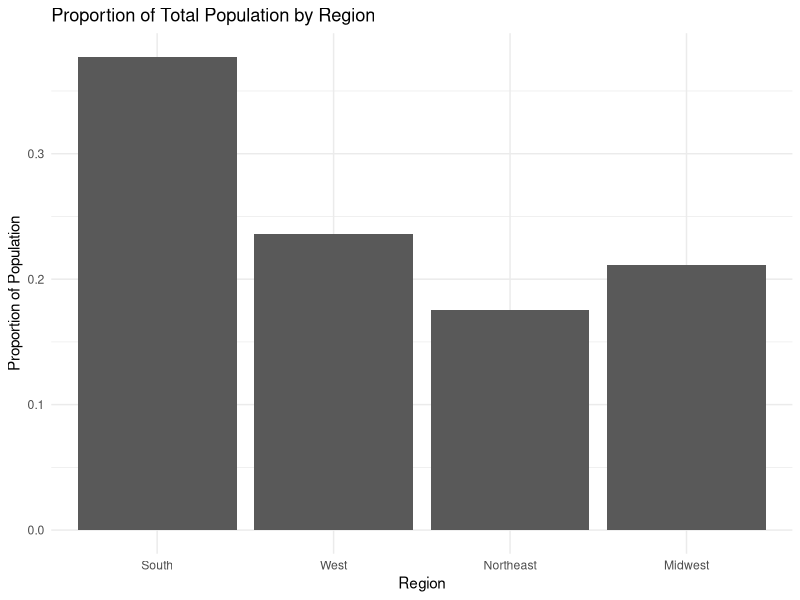
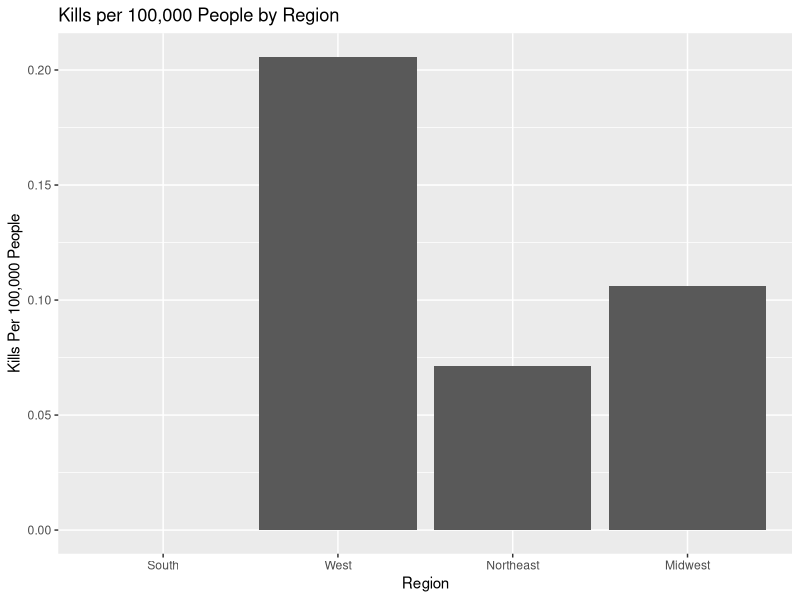
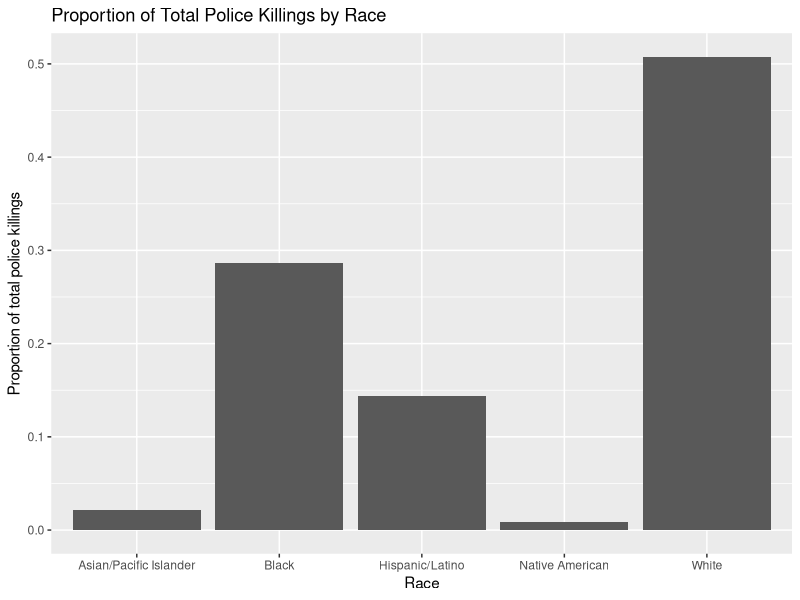
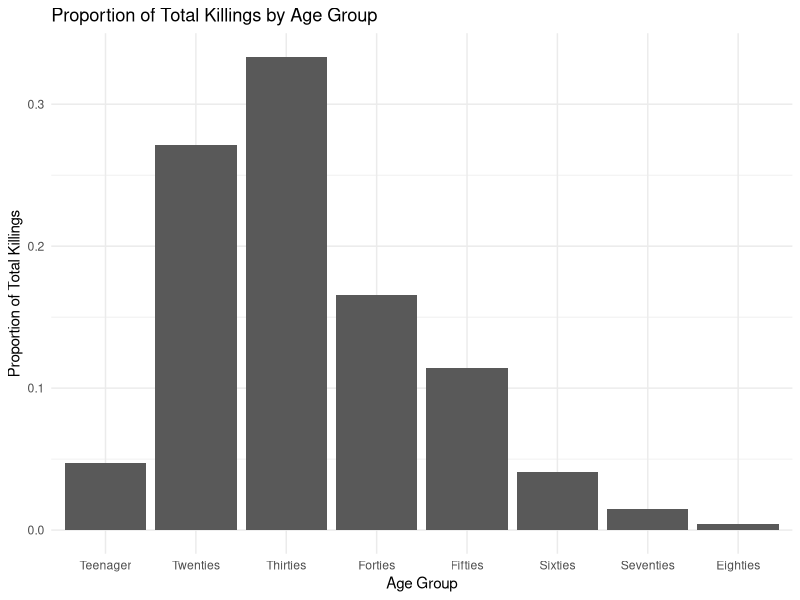
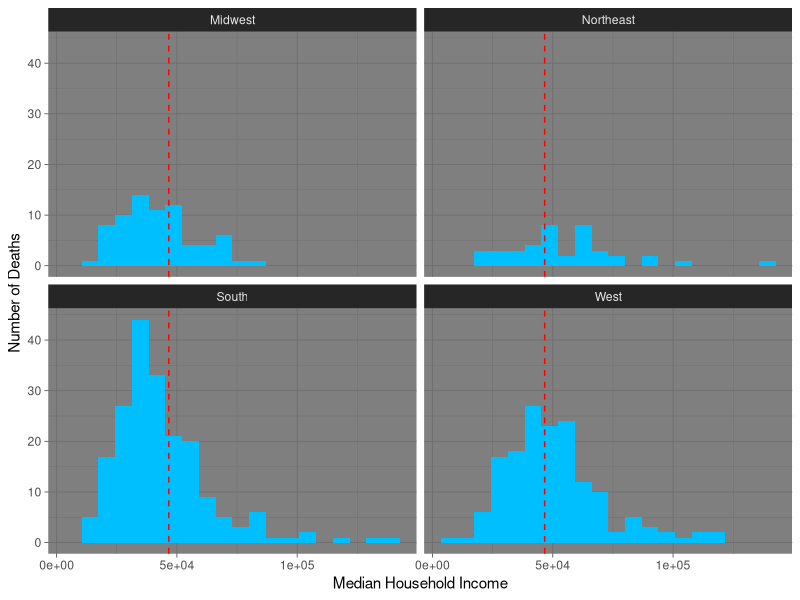
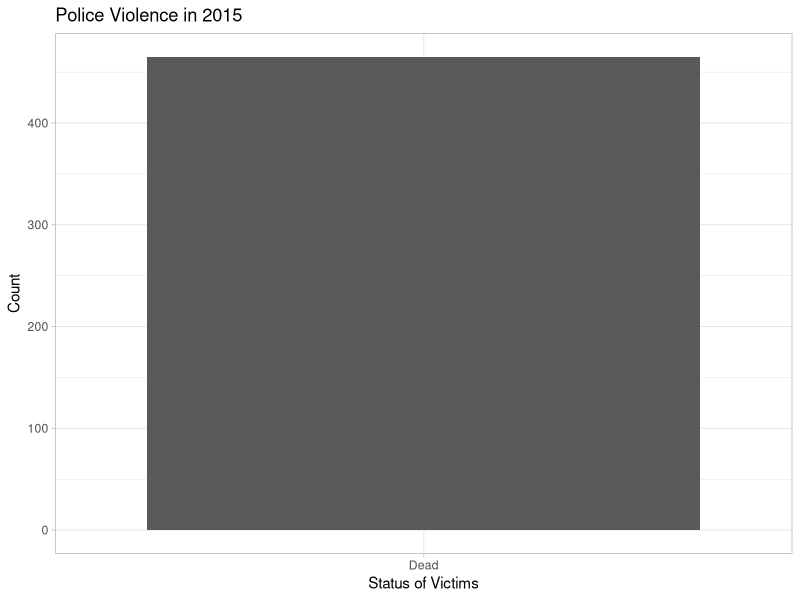
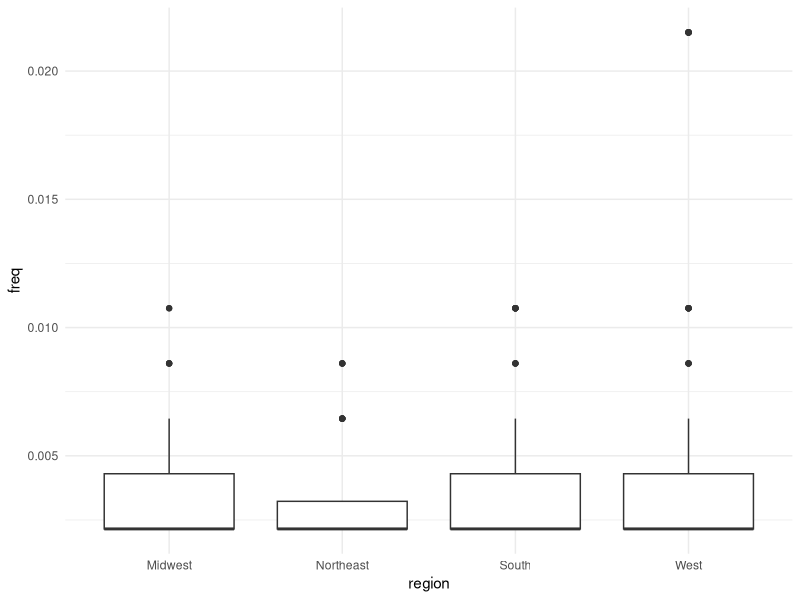
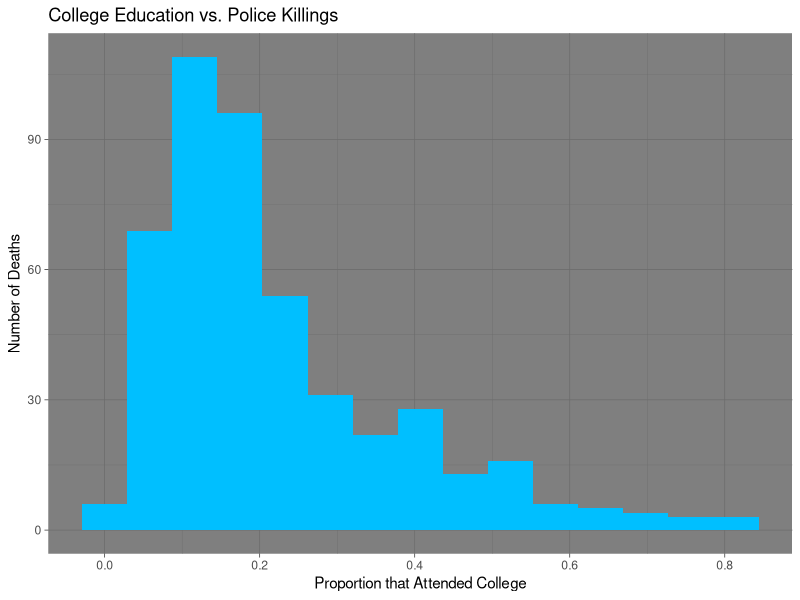

Here is the R script that generated these plots, in order:
## ---- chunk 1
knitr::opts_chunk$set(echo = TRUE)
library(tidyverse)
library(Hmisc)
library(modelr)
library(dplyr)
library(xtable)
library(forcats)


# Import Data Below
PoliceKillings<-read_csv("PKcleanP2.csv")

# Add DC to the South region
PoliceKillings$region[which(PoliceKillings$State=="DC")]<-"South"
## ---- chunk 2
# Adding populations by state and adding populations by region
populations<-read_csv("StatePops.csv")
pops<-populations[-1,3:11]


# Import states by region
region.data<-read_csv("StatesbyCensusRegion.csv")


# Joining state pop and region data
pops1<-pops %>%
  select("GEO.display-label","respop72015") %>%
  rename(State="GEO.display-label",Pop2015=respop72015) %>%
  left_join(region.data,by="State") %>%
  mutate(Pop2015=as.numeric(Pop2015)) %>%
  group_by(region) %>%
  mutate(PopByRegion=sum(Pop2015)) %>%
  select(PopByRegion,region) %>%
  ungroup() %>%
  mutate(Pop.prop=PopByRegion/PopByRegion[1])

# Create a tibble of uniqe regions, pops, and prop pops
pops2<- tibble(PopByRegion=unique(pops1$PopByRegion),Region=unique(pops1$region),Pop.prop=unique(pops1$Pop.prop))

# Converting region variable to a factor
regions<-pops2 %>%
  mutate(Region=as_factor(Region))
levels(regions$Region)

# Remove the row for US total police killings
regions<-regions[-c(is.na(regions$Region)),]

## ---- chunk 3
# Print out a plot of proportion of population in each region
ggplot(regions) +
  geom_col(aes(x=fct_explicit_na(Region,na_level = "US Total"),y=Pop.prop))+
  xlab("Region")+
  ylab("Proportion of Population")+
  ggtitle("Proportion of Total Population by Region")+
  theme_minimal()
## ---- chunk 4
# Count how many police killings are in each state
state.kills<-PoliceKillings %>%
  select(State) %>%
  mutate(State=as_factor(State)) %>%
  group_by(State) %>%
  dplyr::summarize(count=n())

# Count how many police killings are in each region
region.kills<-PoliceKillings %>%
  select(region) %>%
  mutate(region=as_factor(region)) %>%
  group_by(region) %>%
  dplyr::summarize(count=n())

## ---- chunk 5
# Create population state data frame
states<- pops %>%
  select("GEO.display-label","respop72015") %>%
  rename(State="GEO.display-label",Pop2015=respop72015) %>%
  mutate(Pop2015=as.numeric(Pop2015)) %>%
  left_join(region.data,by="State") %>%
  select(-region)

# Join police killings by state with population state data and create a variable for kills per 100,000 per state
states1<-states[-c(1),] %>%
  select(Pop2015,State,state) %>%
  right_join(state.kills,by=c("state"="State")) %>%
  mutate(kill.pc.state=count/Pop2015*100000)

# Join police killings by region with population regions data and create a variable for kills per 100,000 per region
regions1<-regions[-c(1),] %>%
  select(PopByRegion,Region) %>%
  right_join(region.kills,by=c("Region"="region")) %>%
  mutate(kill.pc.region=count/PopByRegion*100000)

## ---- chunk 6
# Create a graph for police killing rates per 100,000 people by region
ggplot(regions1)+
  geom_col(aes(x=Region,y=kill.pc.region))+
  ylab("Kills Per 100,000 People")+
  ggtitle("Kills per 100,000 People by Region")
## ---- chunk 7
Races <- PoliceKillings %>% 
  group_by(Race) %>%
  dplyr::summarize(count=n()) %>%
  ungroup() %>%
  mutate(prop=count/sum(count))
  
# Remove the row for unknown races
Races<-Races[-c(which(Races$Race=="Unknown")),]

ggplot(Races) +
  geom_col(aes(x=Race,y=prop))+
  ylab("Proportion of total police killings")+
  ggtitle("Proportion of Total Police Killings by Race")
  
## ---- chunk 8
Ages <- PoliceKillings %>% 
  mutate(Age = as.factor(Age)) %>%
  group_by(Age)
levels(Ages$Age)
## ---- chunk 9
Ages1 <- Ages %>%
  mutate(Age_Bin=fct_collapse(Age,
                           Teenager = levels(Age)[c(1:4)],
                           Twenties = levels(Age)[c(5:14)],
                           Thirties = levels(Age)[c(15:25)],
                           Forties = levels(Age)[c(26:34)],
                           Fifties = levels(Age)[c(35:44)],
                           Sixties = levels(Age)[c(45:52)],
                           Seventies =  levels(Age)[c(53:58)],
                           Eighties = levels(Age)[c(59:60)],
                           Unknown = levels(Age)[c(61)]
                           )) %>%
           group_by(Age_Bin) %>%
           dplyr::summarize(n=n()) %>%
           ungroup() %>%
           mutate(prop=n/sum(n))
           
# Remove the row for unknown age
Ages1<-Ages1[-c(which(Ages1$Age_Bin=="Unknown")),]
## ---- chunk 10
ggplot(Ages1)+
  geom_col(aes(x=Age_Bin,y=prop))+
  xlab("Age Group")+
  ylab("Proportion of Total Killings")+
  ggtitle("Proportion of Total Killings by Age Group")+
  theme_minimal()
## ---- chunk 11
mean.inc<-mean(PoliceKillings$med.tract.household.inc)

ggplot(PoliceKillings)+
  geom_histogram(aes(x=med.tract.household.inc),bins=20,fill='deepskyblue1')+
  geom_vline(xintercept=mean.inc,linetype="dashed",color="red")+
  facet_wrap(region~.)+
  theme_dark()+
  xlab("Median Household Income")+
  ylab("Number of Deaths")
## ---- chunk 12
PD = 
  PoliceKillings %>% 
  mutate( 
    killed = ifelse("age">16, 1, 0), 
    killed = factor(killed, levels=c("0","1"), labels = c("Alive","Dead")))
  
ggplot(PD) + 
  geom_bar(mapping = aes(killed)) + 
  theme_light() + 
  ggtitle("Police Violence in 2015") + xlab("Status of Victims") + ylab("Count")
## ---- chunk 13
Agencies = 
  PoliceKillings %>% 
  arrange(Law_Enforcement_Agency) %>% 
  group_by(Law_Enforcement_Agency) %>%
  dplyr::summarize(n = n()) %>%
  mutate( freq = n / sum(n))

Agencies2 = inner_join(Agencies, PoliceKillings) %>%
  select("Law_Enforcement_Agency","freq", -("n"), -("Name"), "Age":"region") 

## ---- chunk 14
Agencies2 %>% 
  ggplot()+
  geom_boxplot(aes(x=region, y = freq))+
  theme_minimal()
## ---- chunk 15
set.seed(252)
test.loco=sample(x=unique(Agencies2$freq),size=3,replace=F)

agentrain = anti_join(Agencies2,tibble(freq=test.loco),by="freq")
agentest = semi_join(Agencies2,tibble(freq=test.loco),by="freq")

reg.two=lm(freq~Population,data=Agencies2)
summary(reg.two)

reg.two=lm(freq~Population+Poverty_Rate+Unemployment_Rate,data=Agencies2)
summary(reg.two)

reg.three=lm(freq~Population+Poverty_Rate+Unemployment_Rate + Proportion_White,data=Agencies2)
summary(reg.three)

reg.four=lm(freq~Population+Poverty_Rate+Unemployment_Rate + Proportion_White + med.tract.personal.inc,data=Agencies2)
summary(reg.four)

agentrain2 =agentrain %>% 
  add_predictions(reg.two,var="reg2pred") %>%
  add_predictions(reg.three,var="reg3pred") %>%
  add_predictions(reg.four,var="reg4pred")
  
agentest2 =agentest %>% 
  add_predictions(reg.two,var="reg2pred") %>%
  add_predictions(reg.three,var="reg3pred") %>%
  add_predictions(reg.four,var="reg4pred")

agentrain3 =agentrain2 %>% 
  add_residuals(reg.two,var="reg2res") %>%
  add_residuals(reg.three,var="reg3res") %>%
  add_residuals(reg.four,var="reg4res")

agentest3 =agentest2 %>% 
  add_residuals(reg.two,var="reg2res") %>%
  add_residuals(reg.three,var="reg3res") %>%
  add_residuals(reg.four,var="reg4res")

## ---- chunk 16
ggplot(data=PoliceKillings) + 
  geom_histogram(mapping=aes(x=Proportion_Attended_College),bins=15,fill="deepskyblue1")+
  labs(x="Proportion that Attended College",y="Number of Deaths",title="College Education vs. Police Killings") + theme_dark()
## ---- chunk 17
unique(PoliceKillings$Cause_Of_Death)
ggplot(data=PoliceKillings) +
  geom_bar(aes(x=Cause_Of_Death))
NoGun= filter(PoliceKillings, Cause_Of_Death != "Gunshot")
ggplot(data=NoGun) +
  geom_bar(aes(x=Cause_Of_Death), color="black",fill=c("red","blue","darkgreen","purple"),size=2) + 
  xlab("Cause of Death") + ylab("Number of Deaths") + 
  theme_light()
## ---- chunk 18
PK1=PoliceKillings%>%
  mutate(higherthanavg=if_else(Unemployment_Rate>0.054,"Yes","No"))
table(PK1$higherthanavg) #count of whether each killing occured in an area that has an unemployment rate higher than the national average of 3.6%

URranges1=cut2(PoliceKillings$Unemployment_Rate,c(0.02,0.04,0.06,0.08,0.1,0.12,0.14,0.16,0.18,0.2,0.22,0.24,0.26,0.28,0.3,0.32,0.34,0.36,0.38,0.4)) 
summary(URranges1) #splitting up unemployment into ranges and then finding the count for each bin

ggplot(PoliceKillings,aes(x=Unemployment_Rate))+geom_histogram(breaks=c(0.02,
                      seq(0,0.5,0.05)),col="blue")+geom_vline(xintercept = 0.054,linetype="dashed")

#histogram of unemployment values

## ---- chunk 19
Armed1=table(PoliceKillings$Armed)
print(Armed1)
ggplot(PoliceKillings,aes(x=PoliceKillings$Armed))+geom_bar()+coord_flip()+xlab("Armed vs Unarmed")
## ---- chunk 20
#
## ---- chunk 21
#
